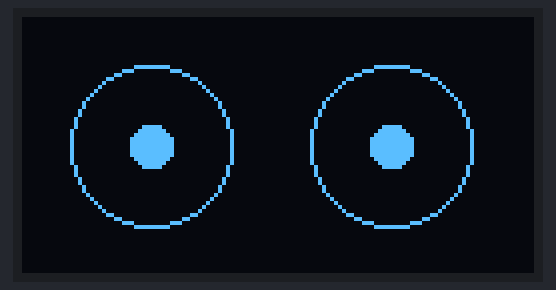
A sketch run on a simulated Arduino Uno, built with avr-gcc and run on an emulated ATmega328P. Shown: 128×64 one-colour display.

Above: at 0.1 s.
At 0.7 s:
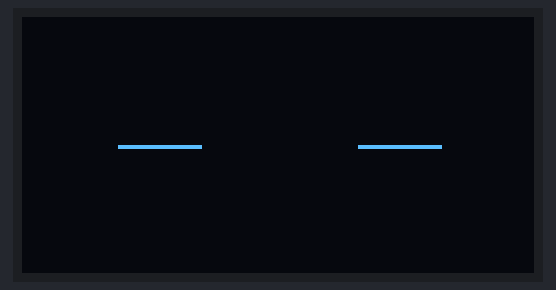
At 1.2 s:
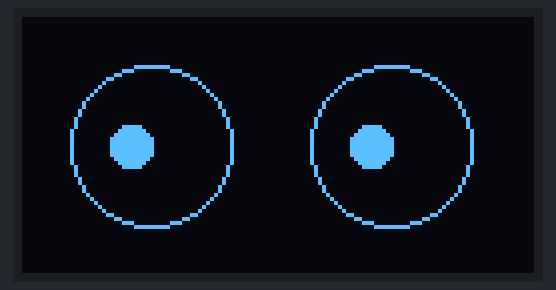
At 1.7 s:
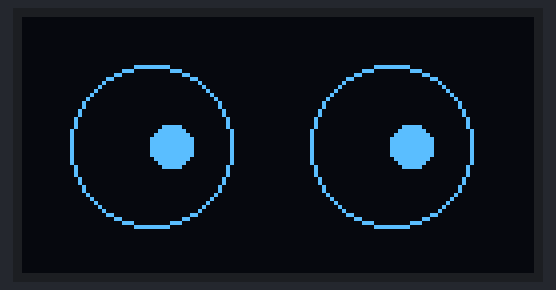

Measured:
- by itself, everything shown: repeats every 2.2 s, in 5 steps
- what the display in image 2 shows lasts 0.5 s, from 1.2 s to 1.7 s

The sketch:

eye_animation.ino
```cpp
#include <Wire.h>
#include <Adafruit_GFX.h>
#include <Adafruit_SSD1306.h>

#define SCREEN_WIDTH 128
#define SCREEN_HEIGHT 64
#define OLED_RESET -1
Adafruit_SSD1306 display(SCREEN_WIDTH, SCREEN_HEIGHT, &Wire, OLED_RESET);

void setup() {
  display.begin(SSD1306_SWITCHCAPVCC, 0x3C);
  display.clearDisplay();
}

void loop() {
  lookCenter();
  delay(500);
  blinkEyes();
  delay(300);
  lookLeft();
  delay(500);
  lookRight();
  delay(500);
}

void drawEye(int x, int y, int pupilX, int pupilY) {
  display.clearDisplay();

  // Mata kiri
  display.drawCircle(x, y, 20, SSD1306_WHITE);         // Bola mata
  display.fillCircle(x + pupilX, y + pupilY, 5, SSD1306_WHITE); // Pupil

  // Mata kanan
  display.drawCircle(x + 60, y, 20, SSD1306_WHITE);    // Bola mata
  display.fillCircle(x + 60 + pupilX, y + pupilY, 5, SSD1306_WHITE); // Pupil

  display.display();
}

void blinkEyes() {
  display.clearDisplay();
  // Tutup mata (garis horizontal)
  display.drawLine(24, 32, 44, 32, SSD1306_WHITE);
  display.drawLine(84, 32, 104, 32, SSD1306_WHITE);
  display.display();
  delay(200);

  // Buka mata
  lookCenter();
}

void lookCenter() {
  drawEye(32, 32, 0, 0); // Pupil di tengah
}

void lookLeft() {
  drawEye(32, 32, -5, 0); // Pupil ke kiri
}

void lookRight() {
  drawEye(32, 32, 5, 0); // Pupil ke kanan
}
```
